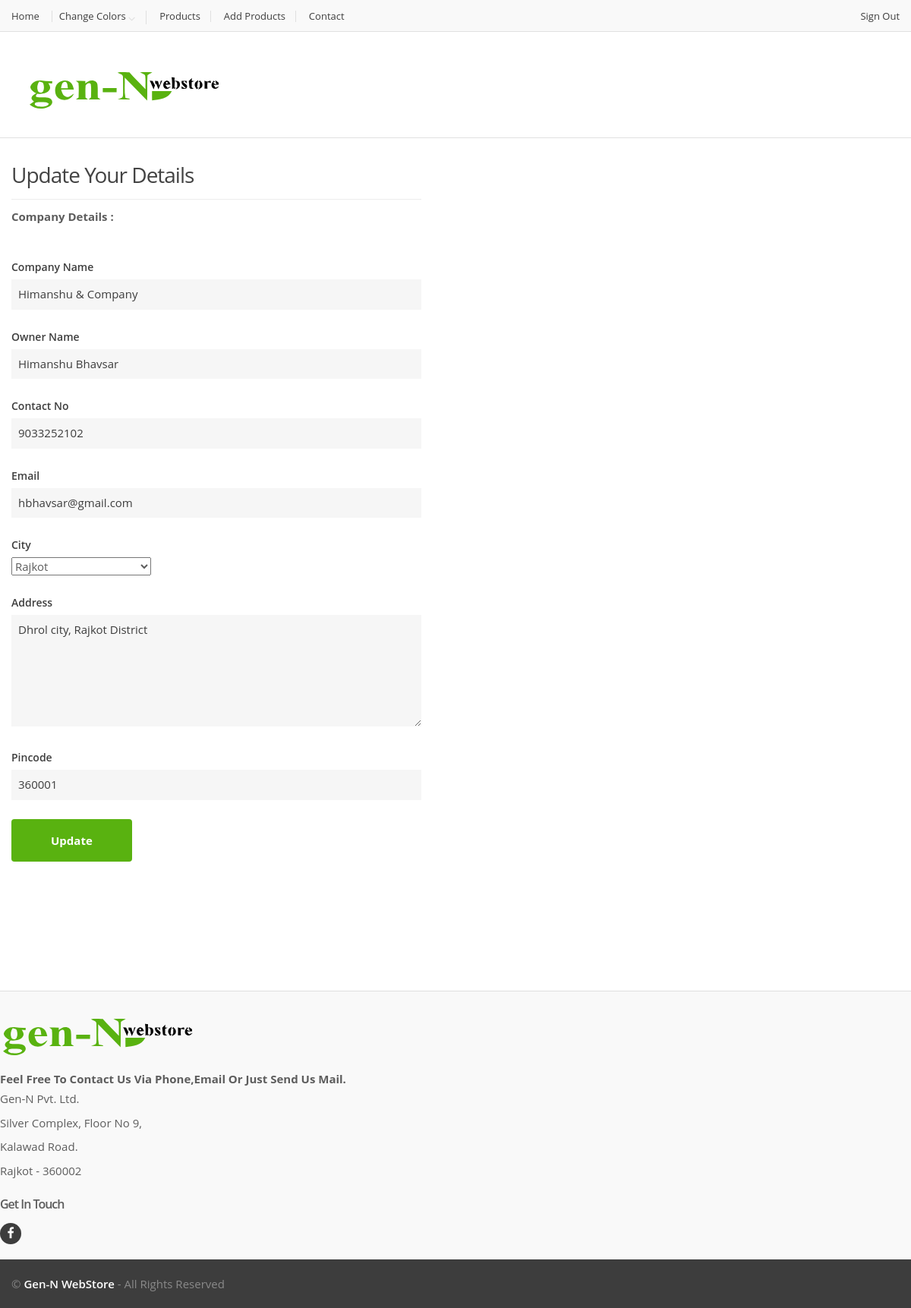
Page /companyupdate.php (signed in) on the committed database.
### tables this page shows
CREATE TABLE IF NOT EXISTS `company` (
  `c_id` int(9) NOT NULL,
  `org_name` varchar(45) NOT NULL DEFAULT '',
  `owner_name` varchar(45) NOT NULL DEFAULT '',
  `c_username` varchar(45) NOT NULL DEFAULT '',
  `c_password` varchar(30) NOT NULL DEFAULT '',
  `c_email` varchar(50) NOT NULL DEFAULT '',
  `c_mno` bigint(12) DEFAULT '0',
  `c_city` varchar(30) NOT NULL DEFAULT '',
  `c_address` varchar(200) NOT NULL DEFAULT '',
  `c_pcode` int(6) NOT NULL DEFAULT '0',
  `c_icon` varchar(30) NOT NULL DEFAULT ''
);

### companyupdate.php (the view, shortened to what this page needs)
<?php
	$u=$_SESSION['cid'];
	$rs=mysql_query("select * from company where c_id='$u'");
	$v=mysql_fetch_array($rs);
?>
<!DOCTYPE html>
<html lang="en">
<body>
	<div class="wrapper">
	<?php
	include_once("include/companyh.php");
	?>
<main id="authentication" class="inner-bottom-md">
	<div class="container">
		<div class="row">
			<div class="col-md-6" >
				<section class="section sign-in inner-right-xs">
				<h2 class="bordered">Update Your Details</h2>
                            <label>Company Details : </label>
					<form role="form" class="register-form cf-style-1" name="compform" id="compform" method="post" onSubmit="return chkCompEdit();">
						<div class="field-row">
                            <label>Company Name</label>
                            <input type="text" class="le-input" name="orgname" value='<?php echo $v['org_name']; ?>' >
                        </div>
						<div class="field-row">
                            <label>Owner Name</label>
                            <input type="text" class="le-input" name="ownername" value='<?php echo $v['owner_name'];?>'>
                        </div>
						<div class="field-row">
                            <label>Contact No</label>
                            <input type="text" class="le-input" name="contact" maxlength="10" value='<?php echo $v['c_mno'];?>'>
                        </div>
						<div class="field-row">
                            <label>Email</label>
                            <input type="text" class="le-input" name="email"  value='<?php echo $v['c_email'];?>'>
                        </div>
						<div class="field-row">
                            <label>City</label>
                            <select  name="city">
					<option value='<?php echo $v['c_city']; ?>' label='<?php echo $v['c_city'];?>' selected class="le-select"></option>';
									</select>
                        </div>
						<div class="field-row">
                            <label>Address</label>
                            <textarea class="le-input" rows="6" name="address" ><?php echo $v['c_address'];?></textarea>
                        </div>
						<div class="field-row">
                            <label>Pincode</label>
                            <input type="text" class="le-input" maxlength="6" name="pincode" value='<?php echo $v['c_pcode'];?>'>
                        </div>
                        <div class="buttons-holder">
                            <button type="submit" class="le-button huge" name="regcomp">Update</button>
                        </div>
					</form>
				</section>
			</div>
		</div>
	</div>
</main>
	<?php
		include_once('include/footer.php');
	?>
</body>
</html>

### assets/css/green.css (style rules this page uses)
.le-button { background-color: #59b210; }
h2 { color: #59b210; }

### assets/css/blue.css (style rules this page uses)
.le-button { background-color: #3498db; }
h2 { color: #3498db; }

### assets/css/red.css (style rules this page uses)
.le-button { background-color: #e74c3c; }
h2 { color: #e74c3c; }

### assets/css/orange.css (style rules this page uses)
.le-button { background-color: #f27a24; }
h2 { color: #f27a24; }

### assets/css/navy.css (style rules this page uses)
.le-button { background-color: #34495e; }
h2 { color: #34495e; }

### assets/css/dark-green.css (style rules this page uses)
.le-button { background-color: #21b68e; }
h2 { color: #21b68e; }

### rows in the picture
company: orgname "Himanshu & Company", ownername "Himanshu Bhavsar", contact "9033252102", email "hbhavsar@gmail.com", address "Dhrol city, Rajkot District", pincode "360001"
